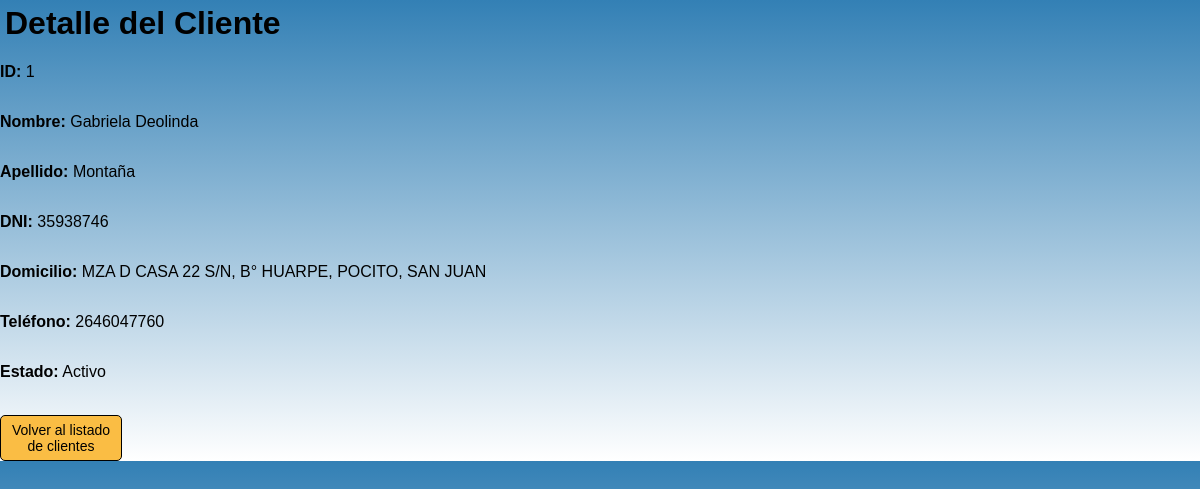
The page /src/modules/clientes/detalle_cliente.php?id_cliente=1 on the database its author committed.
### tables this page shows
CREATE TABLE `clientes` (
  `id_cliente` int(10) UNSIGNED NOT NULL,
  `nombre` text NOT NULL,
  `apellido` text NOT NULL,
  `dni` int(10) NOT NULL,
  `domicilio` varchar(100) NOT NULL,
  `telefono` int(20) UNSIGNED DEFAULT NULL,
  `estado` enum('Activo','Deudor','Inactivo') DEFAULT 'Activo'
);

### src/modules/clientes/detalle_cliente.php (the view, shortened to what this page needs)
<?php
require_once '../../config/database.php';
$cliente_id = intval($_GET['id_cliente']);
$query = "SELECT id_cliente, nombre, apellido, dni, domicilio, telefono, estado
          FROM clientes
          WHERE id_cliente = ?";
$stmt = $conn->prepare($query);
$stmt->bind_param("i", $cliente_id);
$stmt->execute();
$result = $stmt->get_result();
$cliente = $result->fetch_assoc();
?>
<!DOCTYPE html>
<html lang="es">
<head>
    <link rel="stylesheet" href="../../../style/style.css">
</head>
<body>
    <h1>Detalle del Cliente</h1>
    <p><strong>ID:</strong> <?php echo $cliente['id_cliente']; ?></p>
    <p><strong>Nombre:</strong> <?php echo htmlspecialchars($cliente['nombre']); ?></p>
    <p><strong>Apellido:</strong> <?php echo htmlspecialchars($cliente['apellido']); ?></p>
    <p><strong>DNI:</strong> <?php echo $cliente['dni']; ?></p>
    <p><strong>Domicilio:</strong> <?php echo htmlspecialchars($cliente['domicilio']); ?></p>
    <p><strong>Teléfono:</strong> <?php echo $cliente['telefono']; ?></p>
    <p><strong>Estado:</strong> <?php echo $cliente['estado']; ?></p>
    <br>
    <a href="index_clientes.php">Volver al listado de clientes</a>
</body>
</html>

### style/style.css (style rules this page uses)
body { background: linear-gradient(to bottom, #3380B5, white); font-family: sans-serif; margin: 0; padding: 0; height: 100%; width: 100%; display: flex; flex-direction: column; }
a, input[type="submit"], button { font-size: 14px; text-align: center; width: 100px; display: inline-block; background-color: #FABD44; padding: 6px 10px; border-radius: 5px; text-decoration: none; color: black; border: 1px solid black; cursor: pointer; }
h1 { font-family: sans-serif; margin: 5px; }

### rows shown on the page
clientes: id_cliente "1", nombre "Gabriela Deolinda", apellido "Montaña", dni "35938746", domicilio "MZA D CASA 22 S/N, B° HUARPE, POCITO, SAN JUAN", telefono "2646047760", estado "Activo"
